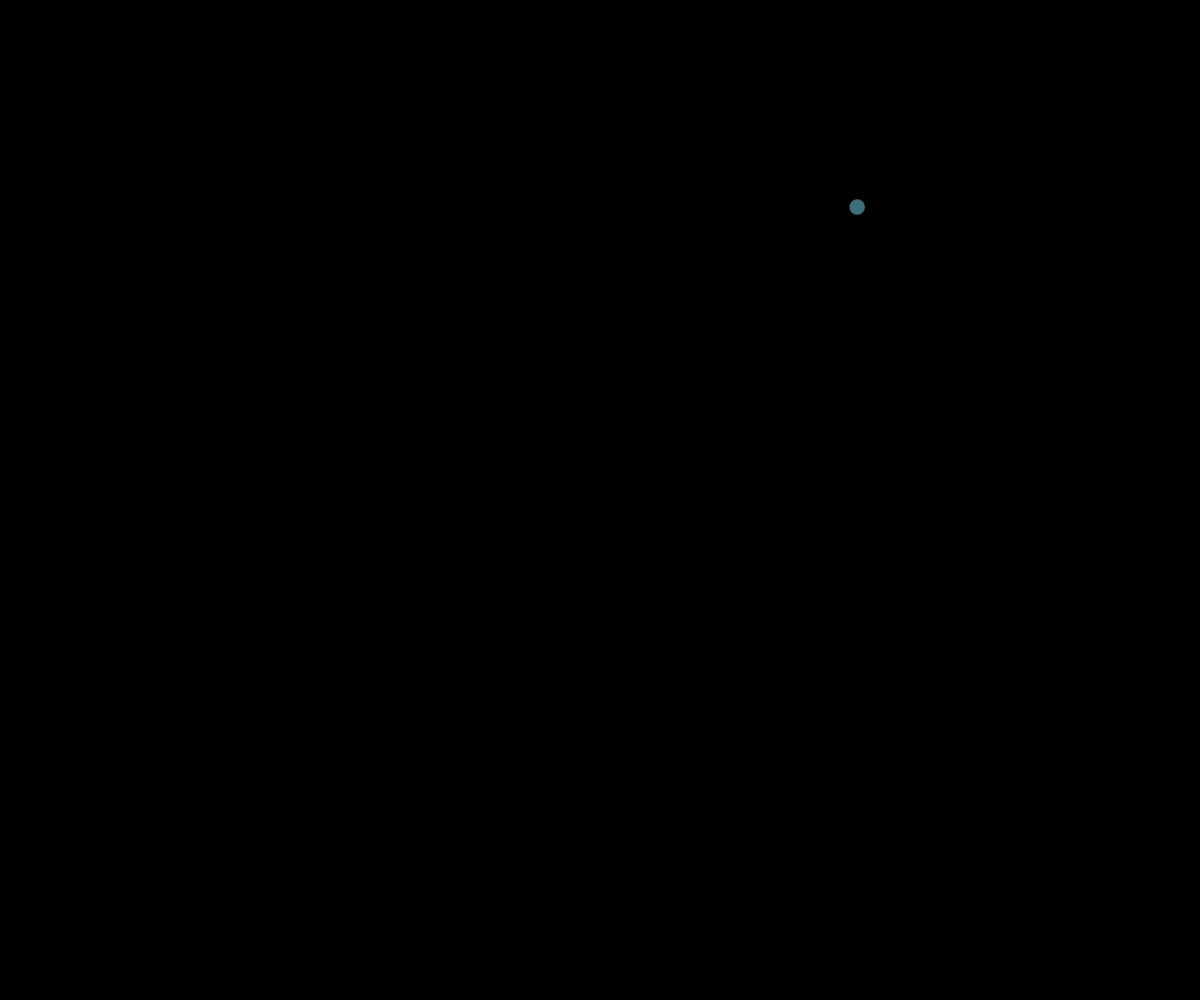
Frame 1 (no input)
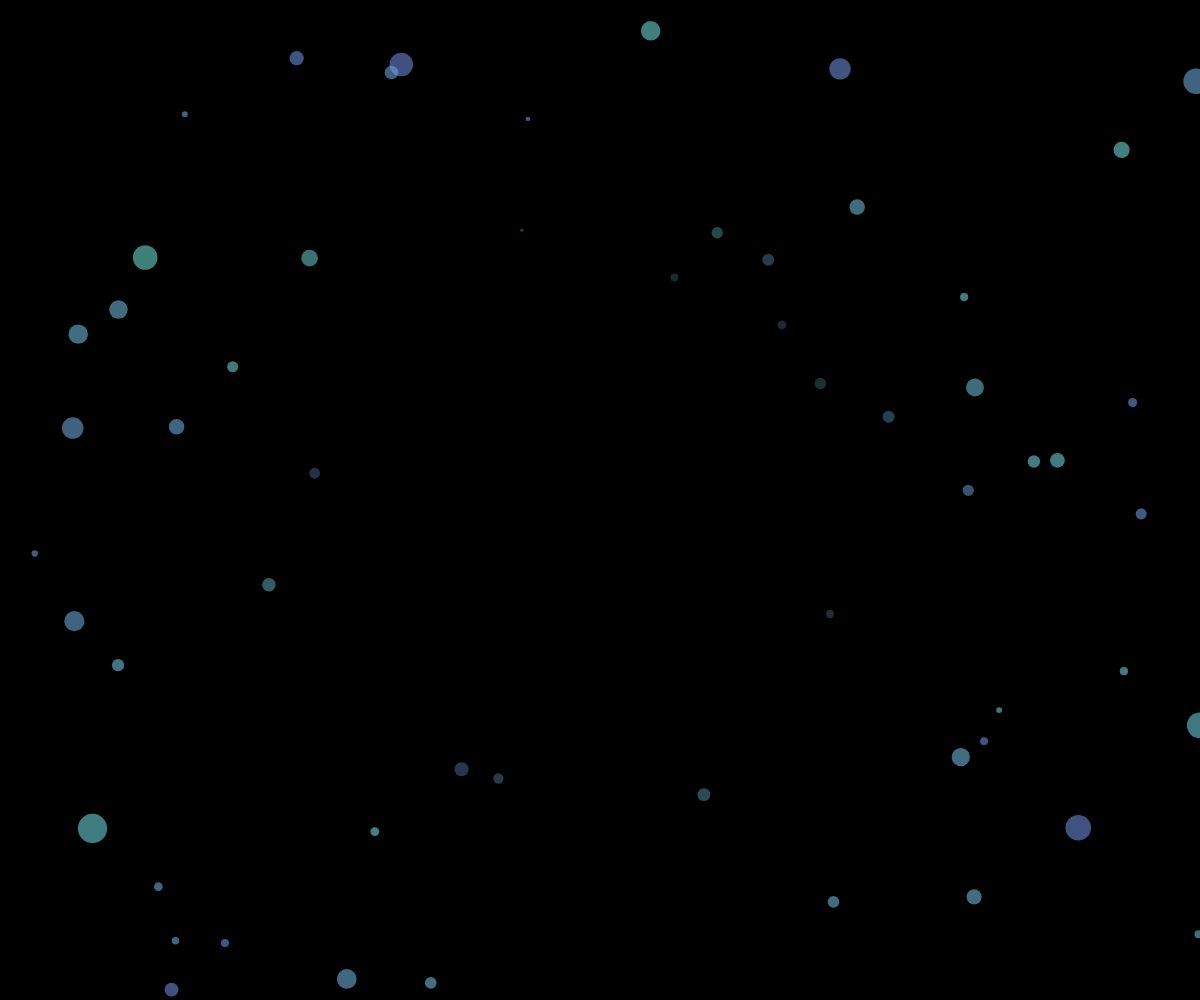
Frame 60 (no input)
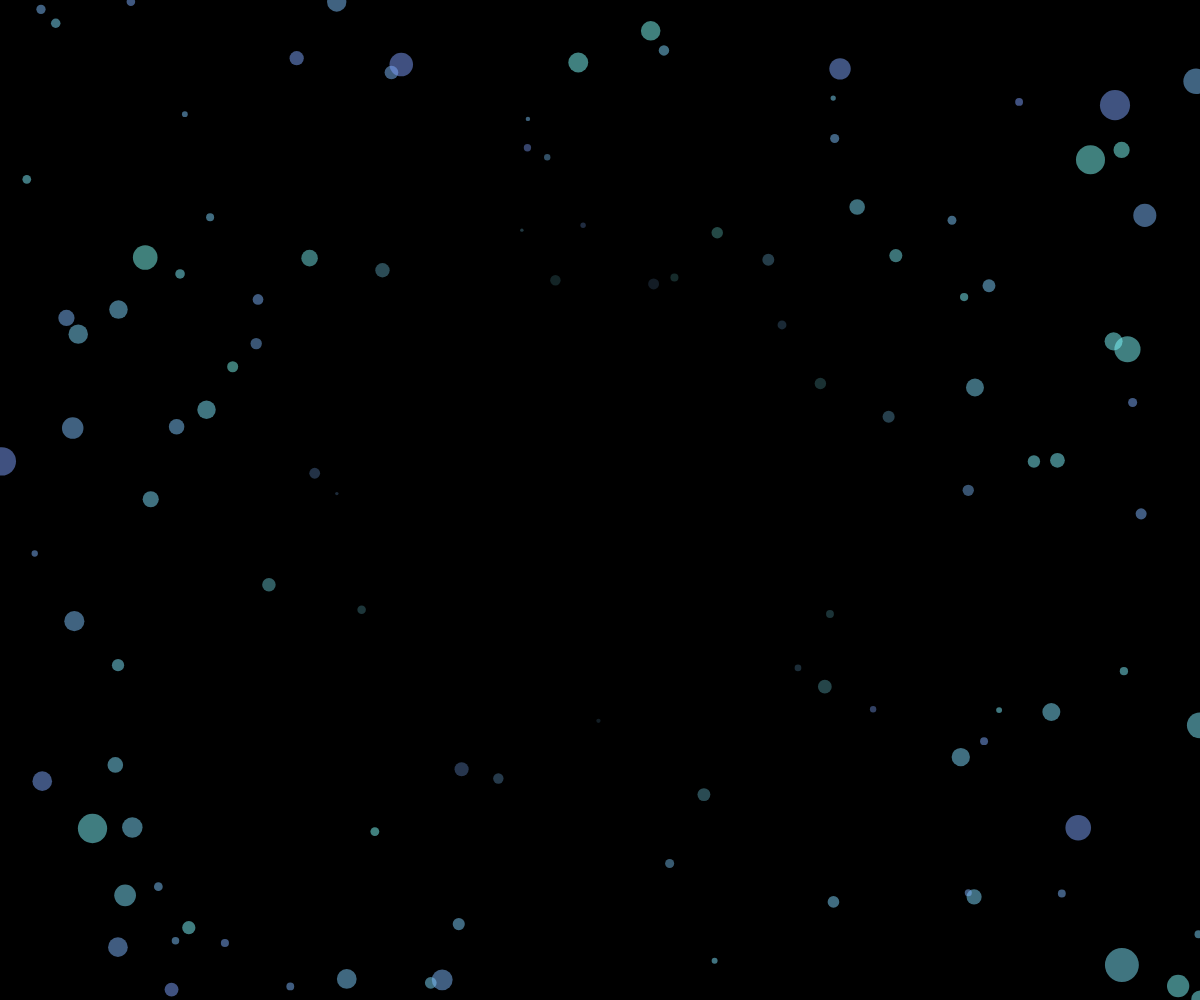
Frame 120 (the mouse pressed at the canvas centre since frame 60)

The p5.js sketch that drew these frames (run headless with seeded random() and noise() and a simulated clock; from frame 60 on, the mouse is pressed at the canvas centre):

// p5.js sketch
// ── sketch.js
let space = 0.6;
let cvn;
let size;
let hue = 200;

function setup() {  
  cvn = createCanvas(windowWidth, windowHeight);
  size = windowWidth < windowHeight? windowWidth: windowHeight;
  size = size * space;
  colorMode(HSB);
  background(0);
  noStroke();
}

function draw() {  
  let x = random(0, width);
  let y = random(0, height);
  let d = dist(x, y, width/2, height/2);
  
  let r = random(d/100, d/20);
  
  let h = random(hue - 25, hue + 25); 
  let b = map(d, 150, 400, 0, 100);
  let s = 50;
  
  fill(h,s,b, 0.5);
  
  d = dist(x, y, width/2, height/2);
  
  circle(x, y, r);
  
}
